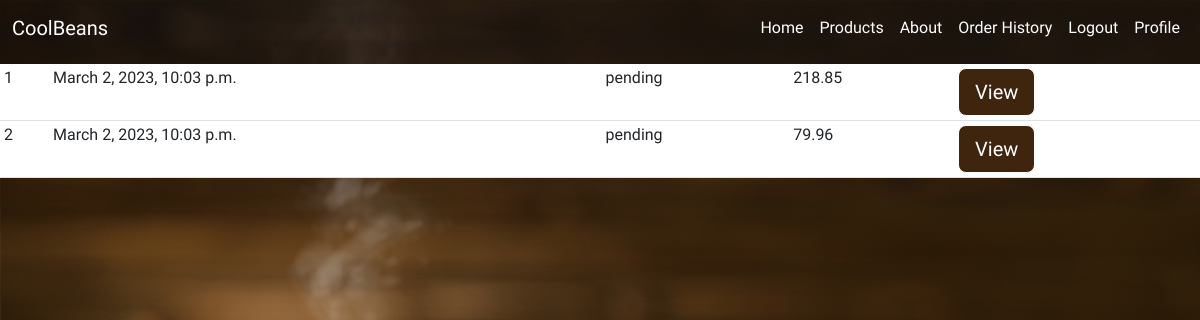
Before: /orderhistory/ (signed in) with the older database file.
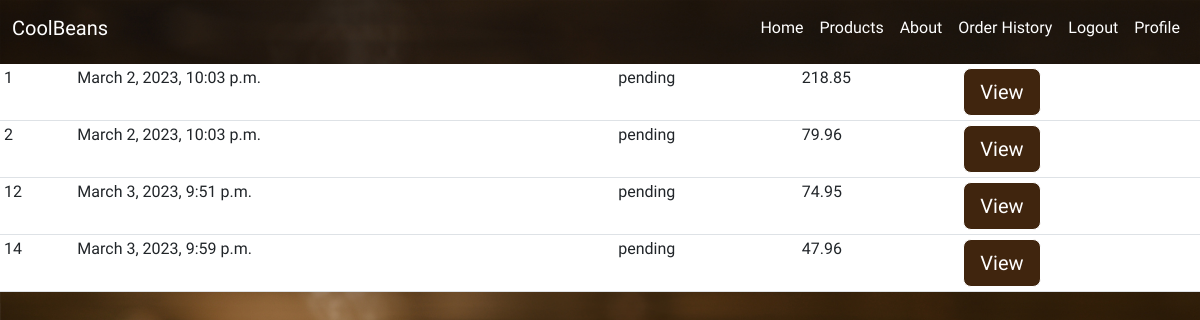
After: the same page with the newer database file.
### beansapp/models.py (models this page shows, shortened)
class Order(models.Model):
    STATUS = (
        ('Pending','Pending'),
        ('Out for delivery','Out for delivery'),
        ('Delivered','Delivered'),)
    addressee = models.ForeignKey(Addressee,on_delete=models.SET_NULL,null=True)
    guest = models.ForeignKey(Guest,on_delete=models.SET_NULL,null=True)
    date = models.DateTimeField(auto_now_add=True)
    status = models.CharField(max_length=200, null=True, choices=STATUS, default='pending')
    def get_total(self):
        orderitems = self.orderitem_set.all()
        total = 0
        for item in orderitems:
            total += item.product.price * item.quantity
        return round(total,2)

class OrderItem(models.Model):
    product = models.ForeignKey(Product, on_delete=models.SET_NULL, null=True)
    order = models.ForeignKey(Order, on_delete=models.CASCADE,null=True)
    quantity = models.IntegerField(default=0, null=True, blank=True)

class Product(models.Model):
    types = models.ManyToManyField(Tag)
    name = models.CharField(max_length=30)
    description = models.CharField(max_length=200)
    image = models.ImageField(null=True,blank=True)
    price = models.FloatField()

### beansapp/views.py (the view)
# urls.py: path('orderhistory/', HistoryOrderView.as_view(), name='orderhistory' ),
class HistoryOrderView(View):
    def get (self,request):
        addressee = request.user
        addressehistory = Order.objects.filter(addressee=addressee)
        html_data ={
            'addressee':addressee,
            'addressehistory': addressehistory,
        }
        return render(
        request= request,
        template_name= "orderhistory.html",
        context= html_data
        )

### beansapp/templates/orderhistory.html (shortened to what this page needs)
{% extends 'main.html'%}
{% block content%}
<table class="table table-sm">
    {%for order in addressehistory%}
    <tr>
        <td>{{order.id}}</td>
        <td>{{order.date}}</td>
        <td>{{order.status}}</td>
        <td>{{order.get_total}}</td>
        <td><a class="btn btn-primary btn-lg" href="{% url 'receipt' order.id %}">View</a></td>
    </tr>
    {% endfor %}
</table>
{% endblock%}

Changed rows visible on the page:
added Order: id "12", date "March 3, 2023, 9:51 p.m.", status "pending", get_total "74.95"
added Order: id "14", date "March 3, 2023, 9:59 p.m.", status "pending", get_total "47.96"
